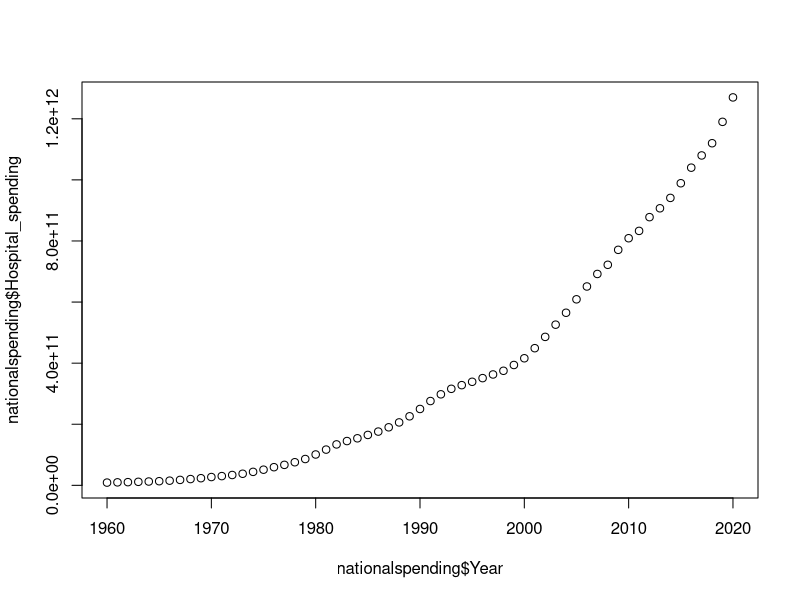
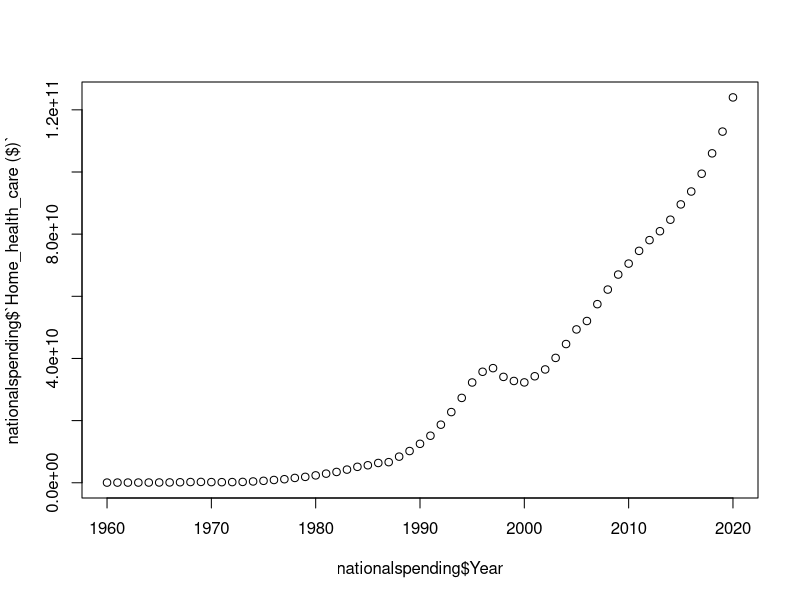
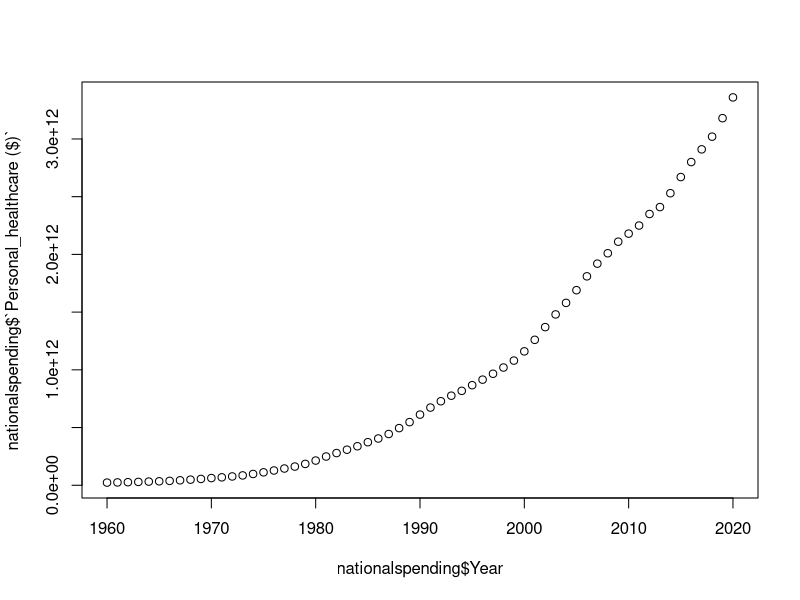
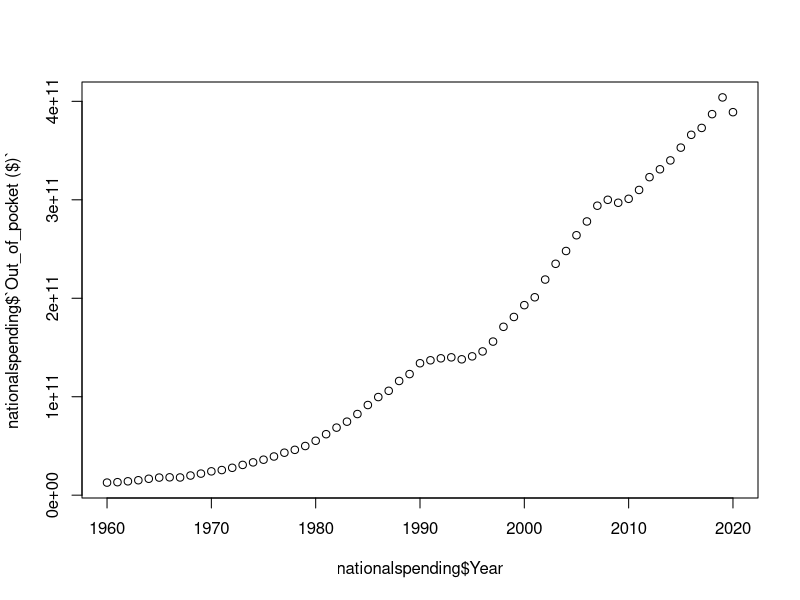
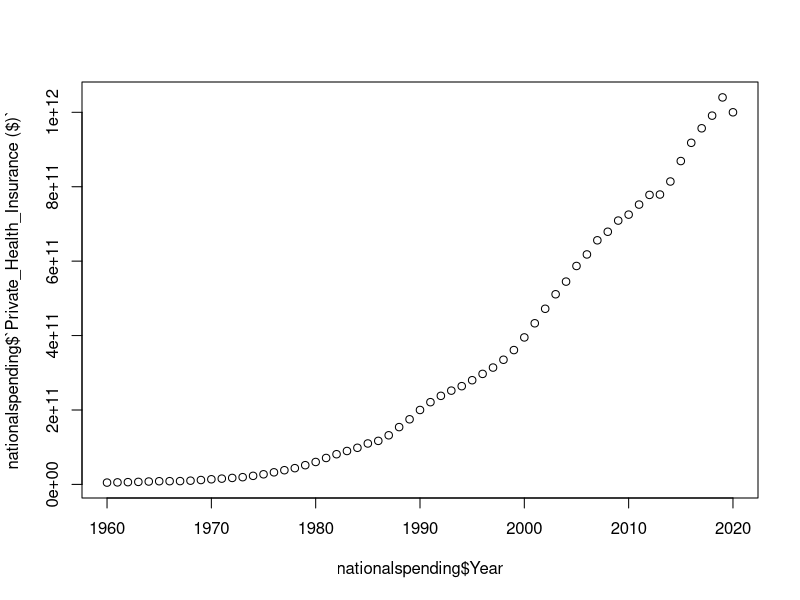
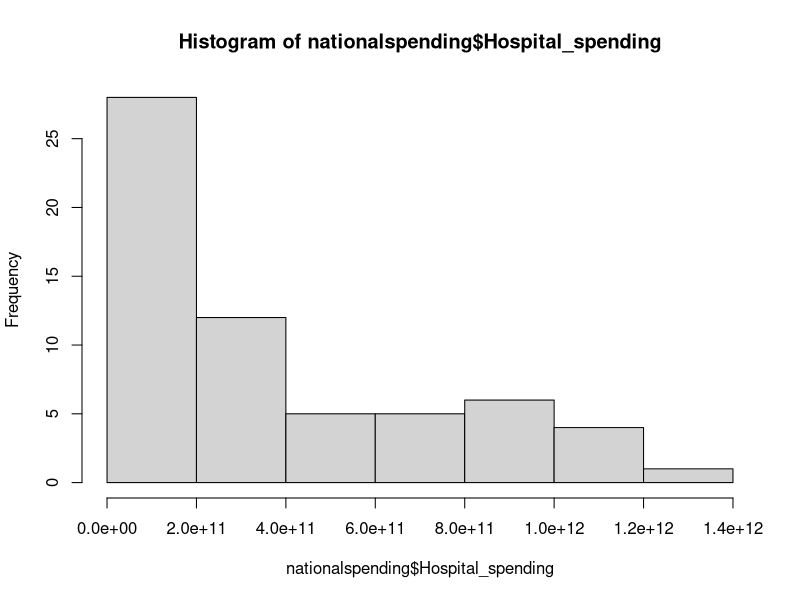
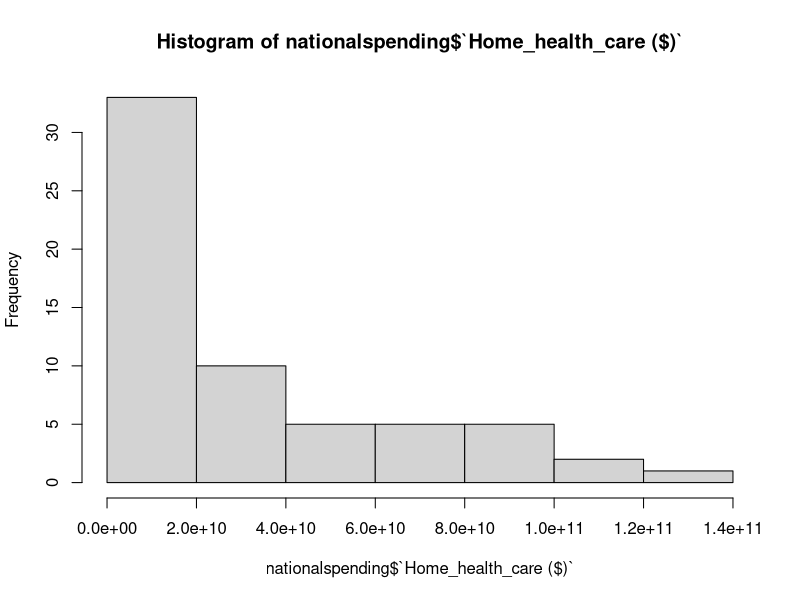
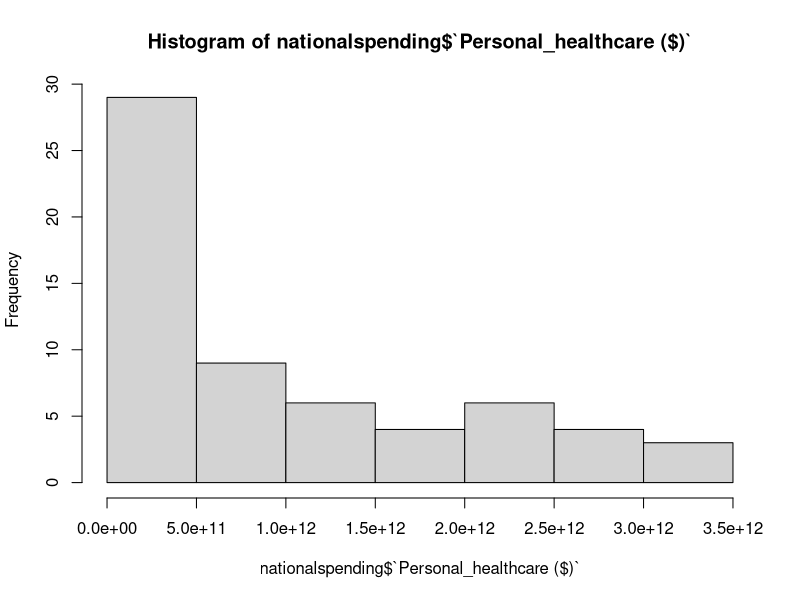

Generate these figures, in order, with R:
## ---- chunk 1
library(tidyverse)
library(readr)
nationalspending <- read_csv("nationalspending.csv")
View(nationalspending)
read.csv("nationalspending.csv")
## ---- chunk 2
summary(nationalspending)
## ---- chunk 3
dim(nationalspending)
## ---- chunk 4
length(dim(nationalspending))
## ---- chunk 5
names(nationalspending)
head(nationalspending)
tail(nationalspending)
## ---- chunk 6
plot(nationalspending$Year, nationalspending$Hospital_spending)
## ---- chunk 7
cor(nationalspending$Hospital_spending, nationalspending$Year)
## ---- chunk 8
HS_model <- lm(nationalspending$Hospital_spending ~ nationalspending$Year)
summary(HS_model)
## ---- chunk 9
plot(nationalspending$Year, nationalspending$`Home_health_care ($)`)
## ---- chunk 10
cor(nationalspending$`Home_health_care ($)`, nationalspending$Year)
## ---- chunk 11
HH_model <- lm(nationalspending$`Home_health_care ($)` ~ nationalspending$Year)
summary(HH_model)
## ---- chunk 12
plot(nationalspending$Year, nationalspending$`Personal_healthcare ($)`)
## ---- chunk 13
cor(nationalspending$`Personal_healthcare ($)`, nationalspending$Year)
## ---- chunk 14
PHh_model <- lm(nationalspending$`Personal_healthcare ($)` ~ nationalspending$Year)
summary(PHh_model)
## ---- chunk 15
plot(nationalspending$Year, nationalspending$`Out_of_pocket ($)`)
## ---- chunk 16
cor(nationalspending$`Out_of_pocket ($)`, nationalspending$Year)
## ---- chunk 17
OP_model <- lm(nationalspending$`Out_of_pocket ($)` ~ nationalspending$Year)
summary(OP_model)
## ---- chunk 18
plot(nationalspending$Year, nationalspending$`Private_Health_Insurance ($)`)
## ---- chunk 19
cor(nationalspending$`Private_Health_Insurance ($)`, nationalspending$Year)
## ---- chunk 20
PH_model <- lm(nationalspending$`Private_Health_Insurance ($)` ~ nationalspending$Year)
summary(PH_model)
## ---- chunk 21
hist( x = nationalspending$Hospital_spending)
hist( x = nationalspending$`Home_health_care ($)`)
hist( x = nationalspending$`Personal_healthcare ($)`)
hist( x = nationalspending$`Out_of_pocket ($)`)
hist( x = nationalspending$`Private_Health_Insurance ($)`)
## ---- chunk 22
HS <- sum(nationalspending$Hospital_spending)
HH <- sum(nationalspending$`Home_health_care ($)`)
PHC <- sum(nationalspending$`Personal_healthcare ($)`)
OP <- sum(nationalspending$`Out_of_pocket ($)`)
PH <- sum(nationalspending$`Private_Health_Insurance ($)`)
## ---- chunk 23
Slices <- c("HS","HH","PHC","OP","PH")
lbls <- c("Hospitalspending", "homehealthcare", "personalhealthcare", "Outofpocket", "privatehealthins")

